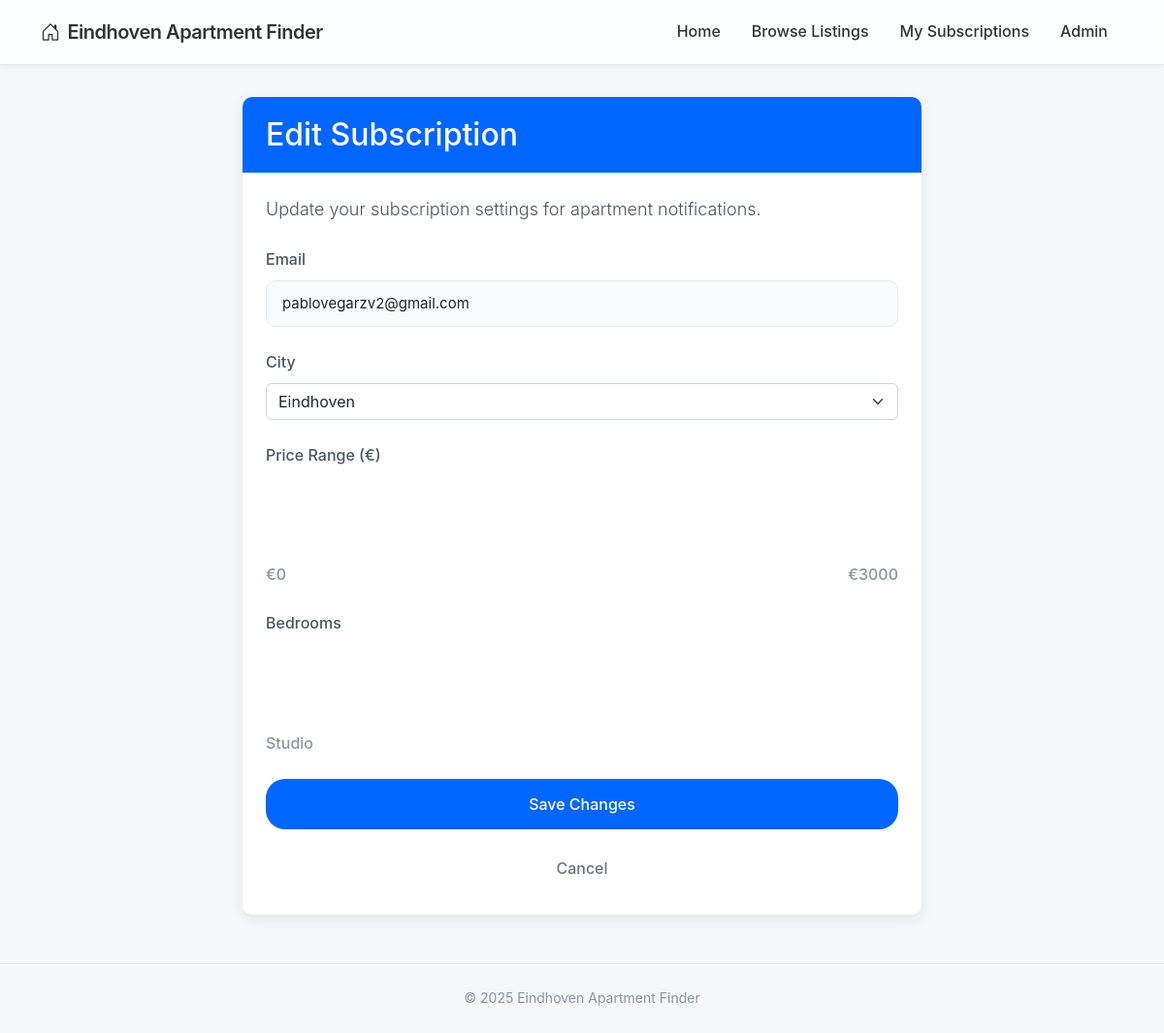
The page /edit_subscription/4?return_to=admin on the database as committed earlier.
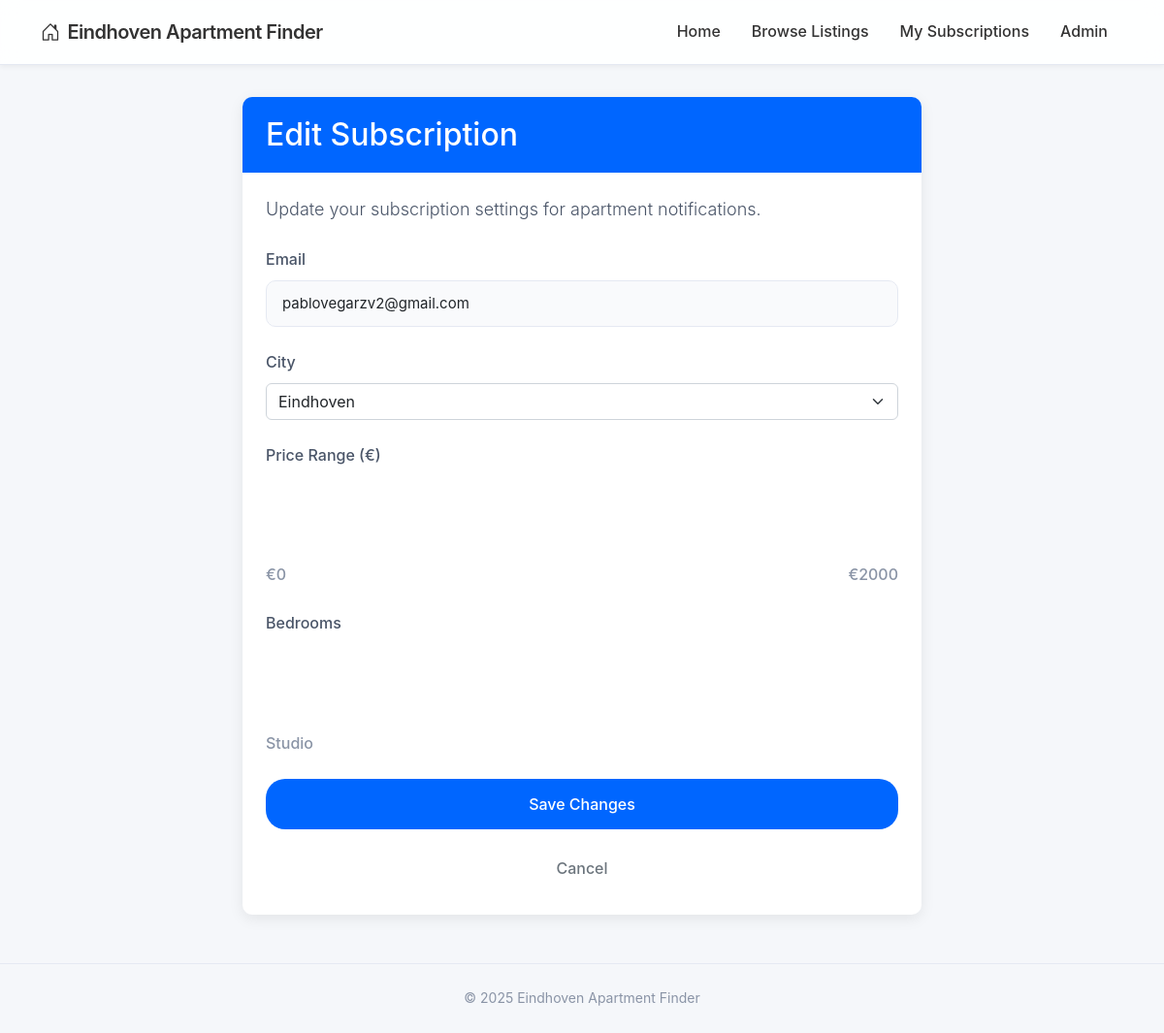
The same page on the database as committed later.
### app/models.py (models this page shows, shortened)
class Subscription(db.Model):
    id = db.Column(db.Integer, primary_key=True)
    min_price = db.Column(db.Integer, default=0)
    max_price = db.Column(db.Integer, default=5000)
    min_bedrooms = db.Column(db.Integer, default=0)
    max_bedrooms = db.Column(db.Integer, default=10)
    active = db.Column(db.Boolean, default=True)
    created_at = db.Column(db.DateTime, default=datetime.utcnow)
    last_checked = db.Column(db.DateTime, nullable=True)
    user_id = db.Column(db.Integer, db.ForeignKey('user.id'), nullable=False)
    city_id = db.Column(db.Integer, db.ForeignKey('city.id'), nullable=False)
    listings = db.relationship('Listing', backref='subscription', lazy='dynamic')

### app/routes.py (the view)
@main_bp.route('/edit_subscription/<int:sub_id>', methods=['GET', 'POST'])
def edit_subscription(sub_id):
    subscription = Subscription.query.get_or_404(sub_id)
    email = subscription.user.email
    return_to = request.args.get('return_to') or request.form.get('return_to') or ''
    from_admin = return_to == 'admin'
    form = SubscriptionForm()
    form.city_id.choices = [(c.id, c.name) for c in City.query.filter_by(active=True).all()]
    if form.validate_on_submit():
        try:
            subscription.min_price = max(0, int(form.min_price.data or 0))
            subscription.max_price = min(10000, int(form.max_price.data or 3000))
            subscription.min_bedrooms = max(0, int(form.min_bedrooms.data or 0))
            subscription.max_bedrooms = min(10, int(form.max_bedrooms.data or 5))
            subscription.city_id = int(form.city_id.data)
            subscription.active = True  # Ensure it's active
            db.session.commit()
            flash('Subscription updated successfully!', 'success')
            if from_admin:
                return redirect(url_for('main.admin'))
            else:
                return redirect(url_for('main.subscriptions', email=email))
        except ValueError:
            flash('Invalid input values', 'danger')
            return redirect(url_for('main.edit_subscription', sub_id=sub_id, return_to=return_to))
    elif request.method == 'GET':
        form.email.data = email
        form.city_id.data = subscription.city_id
        form.min_price.data = subscription.min_price
        form.max_price.data = subscription.max_price
        form.min_bedrooms.data = subscription.min_bedrooms
        form.max_bedrooms.data = subscription.max_bedrooms
    return render_template('edit_subscription.html', form=form, subscription=subscription, from_admin=from_admin, return_to=return_to)

### app/routes.py
class SubscriptionForm(FlaskForm):
    email = StringField('Email', validators=[DataRequired(), Email()])
    city_id = SelectField('City', coerce=int, validators=[DataRequired()])
    min_price = HiddenField('Min Price', default='0')
    max_price = HiddenField('Max Price', default='3000')
    min_bedrooms = HiddenField('Min Bedrooms', default='1')
    max_bedrooms = HiddenField('Max Bedrooms', default='5')
    submit = SubmitField('Subscribe')
    def __init__(self, *args, **kwargs):
        super(SubscriptionForm, self).__init__(*args, **kwargs)
        self.city_id.choices = []

### app/routes.py (called while the page is built)
@main_bp.before_request
def before_request():
    g.now = datetime.now()

### app/templates/edit_subscription.html (shortened to what this page needs)
{% extends "base.html" %}
{% block styles %}
<link rel="stylesheet" href="https://cdn.jsdelivr.net/npm/nouislider@14.6.3/distribute/nouislider.min.css">
{% endblock %}
{% block content %}
<div class="subscription-form-container">
    <div class="card">
        <div class="card-header bg-primary">
            <h2 class="mb-0">Edit Subscription</h2>
        </div>
        <div class="card-body">
            <p class="lead">
                Update your subscription settings for apartment notifications.
            </p>
            <form method="POST" action="{{ url_for('main.edit_subscription', sub_id=subscription.id) }}" id="subscriptionForm">
                <div class="mb-4">
                    {{ form.email.label(class="form-label") }}
                    {{ form.email(class="form-control", readonly=True) }}
                </div>
                <div class="mb-4">
                    {{ form.city_id.label(class="form-label") }}
                    {{ form.city_id(class="form-select") }}
                </div>
                <div class="mb-4">
                    <label class="form-label">Price Range (€)</label>
                    <div id="price-slider" class="price-slider"></div>
                    <div class="price-labels">
                        <span id="price-min">€{{ subscription.min_price }}</span>
                        <span id="price-max">€{{ subscription.max_price }}</span>
                    </div>
                </div>
                <div class="mb-4">
                    <label class="form-label">Bedrooms</label>
                    <div id="bedroom-slider" class="price-slider"></div>
                    <div class="price-labels bedroom-labels">
                        <span>Studio</span>
                    </div>
                </div>
                <div class="d-grid">
                    <button type="submit" class="btn btn-primary btn-lg">Save Changes</button>
                </div>
                <div class="d-grid mt-3">
                    {% if from_admin %}
                        <a href="{{ url_for('main.admin') }}" class="btn btn-outline-secondary">Cancel</a>
                    {% else %}
                        <a href="{{ url_for('main.subscriptions', email=form.email.data) }}" class="btn btn-outline-secondary">Cancel</a>
                    {% endif %}
                </div>
            </form>
        </div>
    </div>
</div>
{% endblock %}

Rows that differ between the two databases and show on the page:
changed Subscription: max_price "3000" → "2000"
